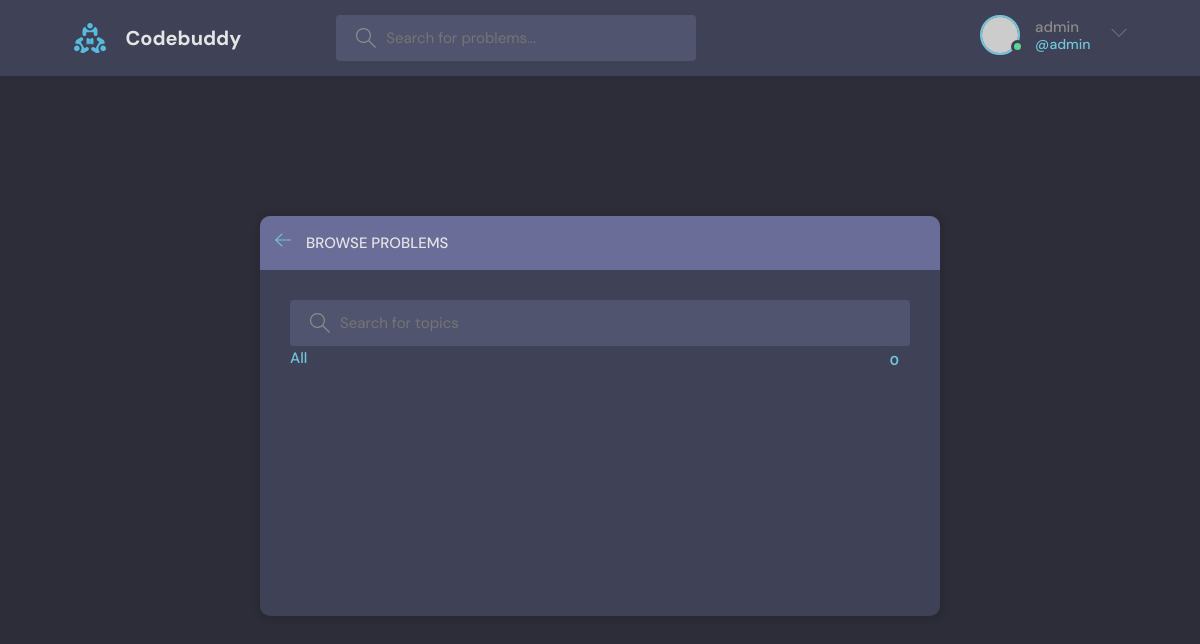
The page /topics/ (signed in) on the database as committed earlier.
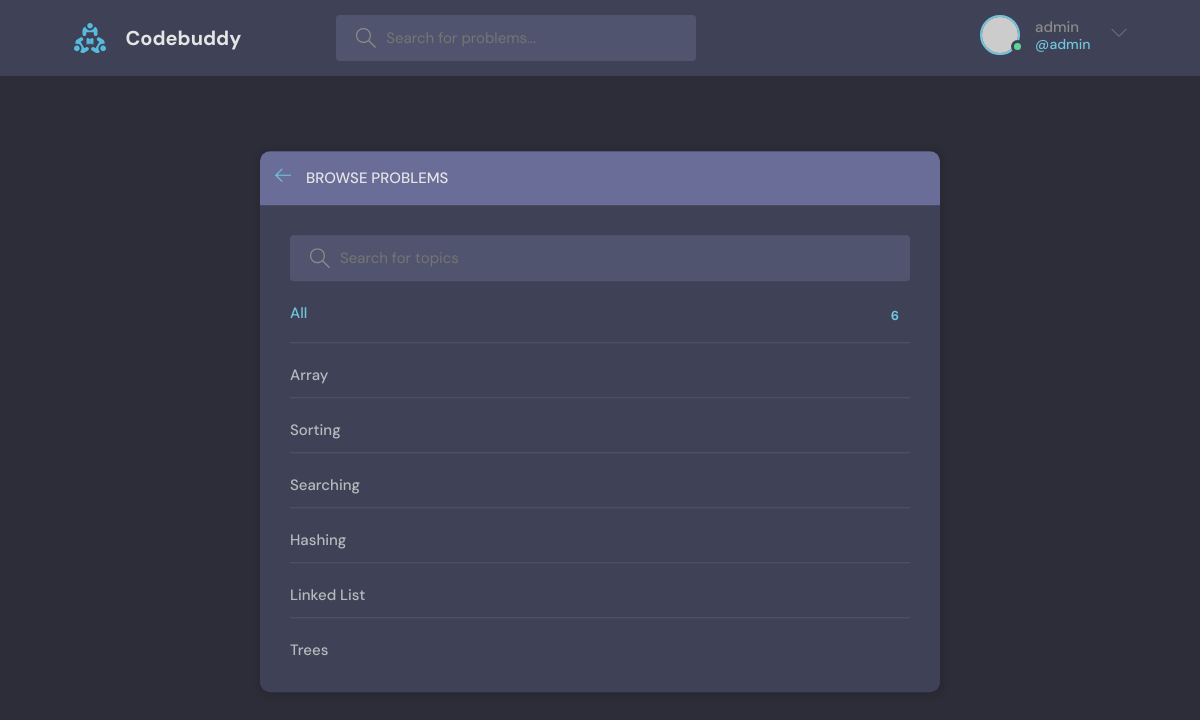
The same page on the database as committed later.
### base/models.py (models this page shows, shortened)
class Topic(models.Model):
    name = models.CharField(max_length=200)

### base/views.py (the view)
# urls.py: path('topics/', views.topicsPage, name="topics"),
def topicsPage(request):
    q = request.GET.get('q') if request.GET.get('q') != None else ''
    topics = Topic.objects.filter(name__icontains=q)
    return render(request, 'base/topic.html', {'topics': topics})

### base/templates/base/topic.html (shortened to what this page needs)
{% extends 'main.html' %}
{% block content %}
<main class="create-room layout">
  <div class="container">
    <div class="layout__box">
      <div class="layout__boxHeader">
        <div class="layout__boxTitle">
          <a href="{% url 'home' %}">
            <svg version="1.1" xmlns="http://www.w3.org/2000/svg" width="32" height="32" viewBox="0 0 32 32">
              <title>arrow-left</title>
              <path
                d="M13.723 2.286l-13.723 13.714 13.719 13.714 1.616-1.611-10.96-10.96h27.625v-2.286h-27.625l10.965-10.965-1.616-1.607z">
              </path>
            </svg>
          </a>
          <h3>Browse Problems</h3>
        </div>
      </div>
      <div class="topics-page layout__body">
        <form action="" method="GET" class="header__search">
          <label>
            <input name="q" placeholder="Search for topics" />
          </label>
        </form>
        <ul class="topics__list">
          <li>
            <a href="{% url 'topics' %}" class="active">All <span>{{topics.count}}</span></a>
          </li>
          {% for topic in topics %}
          <li>
            <a href="{% url 'home' %}?q={{topic.name}}">{{ topic.name }} <span>{{topic.room_set.all.count}}</span></a>
          </li>
          {% endfor %}
        </ul>
      </div>
    </div>
  </div>
</main>
{% endblock content %}

### templates/main.html (shortened to what this page needs)
<!DOCTYPE html>
{% load static %}
<html lang="en">
  <head>
    <link rel="stylesheet" href="{% static 'styles/style.css' %}" />
  </head>
  <body>
    {% include 'navbar.html' %}
        {% block content %}
        {% endblock %}
  </body>
</html>

### templates/navbar.html (shortened to what this page needs)
{% load static %}
<header class="header header--loggedIn">
  <div class="container">
<a href="{% url 'home' %}" class="header__logo">
<img src="{% static 'images/logo.svg' %}" />
<h1>Codebuddy</h1>
</a>
<form class="header__search" method="GET" action="{% url 'home' %}">
<label>
<input placeholder="Search for problems..." />
</label>
</form>
<nav class="header__menu">
{% if request.user.is_authenticated %}
<div class="header__user">
<a href="{profile.html}">
  <div class="avatar avatar--medium active">
    <img src="https://randomuser.me/api/portraits/men/37.jpg" />
  </div>
  <p>{{request.user.username}}<span>@{{request.user.username}}</span></p>
</a>
<button class="dropdown-button">
  <svg version="1.1" xmlns="http://www.w3.org/2000/svg" width="32" height="32" viewBox="0 0 32 32">
    <title>chevron-down</title>
    <path d="M16 21l-13-13h-3l16 16 16-16h-3l-13 13z"></path>
  </svg>
</button>
</div>
{% else %}
<a href="{% url 'login' %}">
<img src="{% static 'images/avatar.svg' %}" />
<p>Login</p>
</a>
{% endif %}
</nav>
</div>
</header>

### static/styles/style.css (style rules this page uses)
:root { --color-main: #71c6dd; --color-main-light: #e1f6fb; --color-dark: #3f4156; --color-dark-medium: #51546e; --color-dark-light: #696d97; --color-light: #e5e5e5; --color-gray: #8b8b8b; --color-light-gray: #b2bdbd; --color-bg: #2d2d39; --color-success: #5dd693; --color-error: #fc4b0b; }
* { font-family: "DM Sans", -apple-system, BlinkMacSystemFont, "Segoe UI", Roboto, Oxygen, Ubuntu, Cantarell, "Open Sans", "Helvetica Neue", sans-serif; margin: 0; padding: 0; box-sizing: border-box; text-rendering: optimizeLegibility; font-size: inherit; }
html { font-size: 56.25%; }
@media only screen and (min-width: 1200px) { html { font-size: 62.5%; } }
body { line-height: 1.6; font-weight: 400; font-size: 1.5rem; color: var(--color-light-gray); background-color: var(--color-bg); min-height: 100vh; }
img { width: 100%; }
a { display: inline-block; color: var(--color-main); text-decoration: none; }
.container { max-width: 120rem; width: 90%; margin: auto; }
.avatar { position: relative; display: inline-block; border-radius: 50%; border: 2px solid var(--color-main); }
.avatar img { display: block; border-radius: 50%; object-fit: cover; object-position: center; }
.avatar::after { content: ""; display: block; position: absolute; background-color: var(--color-gray); z-index: 111; border-radius: 50%; border: 0.3rem solid var(--color-dark); }
.avatar.active::after { background-color: var(--color-success); }
.avatar.avatar--medium img { width: 3.6rem; height: 3.6rem; border-radius: 50%; }
.avatar.avatar--medium:after { width: 0.7rem; height: 0.7rem; bottom: 0px; right: -6px; }
.header { padding: 1.5rem; background-color: var(--color-dark); }
.header > .container { display: flex; gap: 9.5rem; }
.header__logo, .header__user { display: flex; gap: 2rem; align-items: center; }
.header__logo > img { height: 3.2rem; width: 3.2rem; }
.header__logo > h1 { font-weight: 700; font-size: 2rem; color: var(--color-light); }
.header__search > label { background-color: var(--color-dark-medium); padding: 1.3rem 1rem; display: flex; align-items: center; gap: 1rem; border-radius: 4px; }
.header__search svg { fill: var(--color-gray); width: 2rem; height: 2rem; margin-left: 1rem; }
.header__search input { width: 30rem; background: transparent; border: none; outline: none; color: var(--color-light); }
.header__menu { margin-left: auto; position: relative; }
.header__menu a { display: flex; gap: 1.5rem; align-items: center; font-weight: 500; text-decoration: none; color: var(--color-gray); }
.header__menu img { height: 3.6rem; }
.header__menu p { line-height: 1.2; }
.header__menu span { color: var(--color-main); font-weight: 500; font-size: 1.4rem; display: block; }
.header__menu svg { width: 1.6rem; height: 1.6rem; fill: var(--color-dark-light); }
.dropdown-button { background: transparent; border: 0; outline: 0; cursor: pointer; }
.layout { margin-top: 2.4rem; }
.layout > .container { display: flex; justify-content: space-between; align-items: flex-start; }
.layout__box { width: 90%; max-width: 48rem; min-height: 40rem; position: absolute; top: 50%; left: 50%; transform: translate(-50%, -46%); background-color: var(--color-dark); border-radius: 1rem; box-shadow: 1px 1px 6px 3px rgba(0, 0, 0, 0.1); overflow: hidden; }
.layout__boxHeader { display: flex; padding: 1.5rem; background-color: var(--color-dark-light); }
.layout__boxTitle { display: flex; gap: 1.5rem; align-items: center; }
.layout__boxTitle h3 { text-transform: uppercase; font-weight: 500; color: var(--color-light); }
.layout__boxTitle svg { width: 1.6rem; height: 1.6rem; fill: var(--color-main); }
.layout__body { margin: 3rem; }
.topics__list { list-style: none; }
.topics__list li a { display: flex; justify-content: space-between; margin-bottom: 3rem; font-weight: 500; color: var(--color-light-gray); transition: all 0.3s ease-in-out; }
.topics__list li a.active, .topics__list li a:hover { color: var(--color-main); }
.topics__list li a span { padding: 0.5rem 1rem; background-color: var(--color-dark); border-radius: 3px; font-size: 1.3rem; font-weight: 700; letter-spacing: 1px; }
.topics-page .topics__list li:not(:last-child) a { margin: 2rem 0; padding-bottom: 1rem; text-decoration: none; border-bottom: 1px solid var(--color-dark-medium); }
.topics-page .header__search { display: block; }
.create-room.layout .layout__box { max-width: 68rem; }

Rows that differ between the two databases and show on the page:
added Topic: name "Array"
added Topic: name "Sorting"
added Topic: name "Searching"
added Topic: name "Hashing"
added Topic: name "Linked List"
added Topic: name "Trees"
Other text that changed with them:
{{ topics.count }}: "0" → "6"
